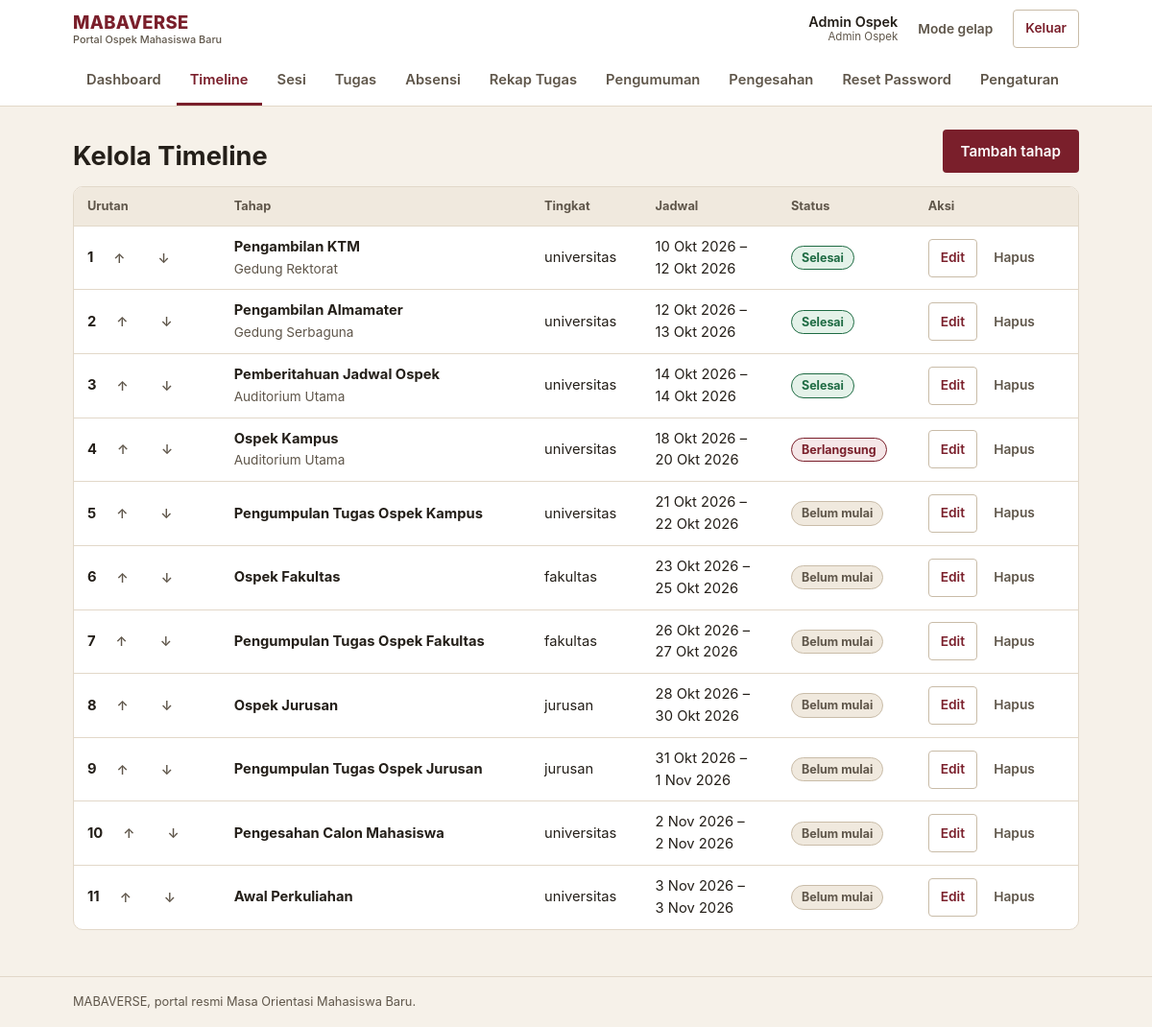
The app's page /admin/timeline (signed in) with its own data.
### tables this page shows
CREATE TABLE tahap_ospek (
    id INT AUTO_INCREMENT PRIMARY KEY,
    judul VARCHAR(255) NOT NULL,
    deskripsi TEXT,
    urutan INT NOT NULL,
    tanggal_mulai DATETIME NOT NULL,
    tanggal_selesai DATETIME NOT NULL,
    target_level ENUM('universitas', 'fakultas', 'jurusan') DEFAULT 'universitas',
    lokasi_text VARCHAR(255) DEFAULT NULL,
    lampiran VARCHAR(255) DEFAULT NULL,
    status ENUM('belum_mulai', 'berlangsung', 'selesai') DEFAULT 'belum_mulai',
    created_at TIMESTAMP DEFAULT CURRENT_TIMESTAMP,
    updated_at TIMESTAMP DEFAULT CURRENT_TIMESTAMP ON UPDATE CURRENT_TIMESTAMP
);

### controllers/AdminController.php (called while the page is built, shortened)
<?php
require_once __DIR__ . '/../models/Timeline.php';
class AdminController {
    public function timeline() {
        $timelineModel = new Timeline();
        $timelineModel->updateStatus();
        $timeline = $timelineModel->getAllTahap();
        include_once __DIR__ . '/../views/admin/timeline.php';
    }
}

### config/config.php (called while the page is built, shortened)
<?php
function generateCSRFToken() {
    return $_SESSION['csrf_token'] ?? '';
}
function e($value) {
    return htmlspecialchars((string)$value, ENT_QUOTES, 'UTF-8');
}
function status_meta($status) {
    $map = [
        'hadir'             => ['Hadir', 'ok'],
        'di_luar_radius'    => ['Di luar radius', 'warn'],
        'terlambat'         => ['Terlambat', 'warn'],
        'tidak_hadir'       => ['Tidak hadir', 'danger'],
        'izin'              => ['Izin', 'info'],
        'terkumpul'         => ['Terkumpul', 'info'],
        'revisi'            => ['Perlu revisi', 'warn'],
        'diterima'          => ['Diterima', 'ok'],
        'belum_dikumpulkan' => ['Belum dikumpulkan', 'neutral'],
        'disahkan'          => ['Disahkan', 'ok'],
        'belum_memenuhi'    => ['Belum memenuhi syarat', 'danger'],
        'belum_mulai'       => ['Belum mulai', 'neutral'],
        'berlangsung'       => ['Berlangsung', 'brand'],
        'selesai'           => ['Selesai', 'ok'],
        'normal'            => ['Normal', 'neutral'],
        'penting'           => ['Penting', 'warn'],
        'mendesak'          => ['Mendesak', 'danger'],
    ];
    if (isset($map[$status])) {
        return $map[$status];
    }
    return [ucwords(str_replace('_', ' ', (string)$status)), 'neutral'];
}
function format_tanggal($datetime, $dengan_waktu = true) {
    $ts = strtotime($datetime);
    $bulan = [1 => 'Jan', 'Feb', 'Mar', 'Apr', 'Mei', 'Jun', 'Jul', 'Agu', 'Sep', 'Okt', 'Nov', 'Des'];
    $hasil = date('j', $ts) . ' ' . $bulan[(int)date('n', $ts)] . ' ' . date('Y', $ts);
    return $hasil;
}
require_once __DIR__ . '/database.php';

### config/database.php (called while the page is built)
<?php
require_once __DIR__ . '/config.php';
class Database {
    private static $instance = null;
    private $pdo;
    private function __construct() {
        try {
            $dsn = "mysql:host=" . DB_HOST . ";dbname=" . DB_NAME . ";charset=" . DB_CHARSET;
            $options = [
                PDO::ATTR_ERRMODE => PDO::ERRMODE_EXCEPTION,
                PDO::ATTR_DEFAULT_FETCH_MODE => PDO::FETCH_ASSOC,
                PDO::ATTR_EMULATE_PREPARES => false,
            ];
            $this->pdo = new PDO($dsn, DB_USER, DB_PASS, $options);
        } catch (PDOException $e) {
            error_log('[MABAVERSE] Koneksi database gagal: ' . $e->getMessage());
            if (defined('APP_ENV') && APP_ENV === 'production') {
                throw new RuntimeException('Layanan database sedang tidak tersedia.');
            }
            die("Koneksi database gagal: " . $e->getMessage()
                . " — periksa DB_HOST/DB_USER/DB_PASS di config/config.local.php dan pastikan MySQL berjalan.");
        }
    }
    public static function getInstance() {
        if (self::$instance === null) {
            self::$instance = new self();
        }
        return self::$instance;
    }
    public function getConnection() {
        return $this->pdo;
    }
}

### models/Timeline.php (called while the page is built, shortened)
<?php
require_once __DIR__ . '/../config/config.php';
class Timeline {
    private $db;
    public function __construct() {
        $this->db = Database::getInstance()->getConnection();
    }
    public function getAllTahap($user_role = null, $user_fakultas_id = null, $user_jurusan_id = null) {
        $sql = "SELECT * FROM tahap_ospek WHERE 1=1";
        $params = [];
        $sql .= " ORDER BY urutan ASC";
        $stmt = $this->db->prepare($sql);
        $stmt->execute($params);
        return $stmt->fetchAll();
    }
}

### views/admin/timeline.php (the view, shortened to what this page needs)
<?php
include __DIR__ . '/../layouts/header.php';
?>
<div class="page-head">
    <div>
        <h1>Kelola Timeline</h1>
    </div>
    <div class="page-actions">
        <a class="btn" href="<?= BASE_URL ?>admin/tambah-tahap">Tambah tahap</a>
    </div>
</div>
<?php if (empty($timeline)): ?>
<div class="empty">
    <strong>Timeline masih kosong.</strong>
    Tambahkan tahap pertama dengan tombol "Tambah tahap" di atas.
</div>
<?php else: ?>
<div class="table-wrap">
    <table data-reorder data-csrf="<?= e(generateCSRFToken()) ?>" data-endpoint="<?= BASE_URL ?>api/reorderTahap">
        <thead>
            <tr>
                <th scope="col">Urutan</th>
                <th scope="col">Tahap</th>
                <th scope="col">Tingkat</th>
                <th scope="col">Jadwal</th>
                <th scope="col">Status</th>
                <th scope="col">Aksi</th>
            </tr>
        </thead>
        <tbody>
            <?php foreach ($timeline as $tahap): ?>
            <?php list($status_label, $status_tone) = status_meta($tahap['status']); ?>
            <tr data-id="<?= (int)$tahap['id'] ?>">
                <td>
                    <div class="action-row">
                        <strong><?= (int)$tahap['urutan'] ?></strong>
                        <button type="button" class="btn btn-sm btn-ghost" data-move="up" aria-label="Naikkan urutan <?= e($tahap['judul']) ?>">&uarr;</button>
                        <button type="button" class="btn btn-sm btn-ghost" data-move="down" aria-label="Turunkan urutan <?= e($tahap['judul']) ?>">&darr;</button>
                    </div>
                </td>
                <td>
                    <strong><?= e($tahap['judul']) ?></strong>
                    <?php if ($tahap['lokasi_text']): ?><br><span class="muted small"><?= e($tahap['lokasi_text']) ?></span><?php endif; ?>
                </td>
                <td><?= e($tahap['target_level']) ?></td>
                <td>
                    <?= e(format_tanggal($tahap['tanggal_mulai'], false)) ?> &ndash;<br>
                    <?= e(format_tanggal($tahap['tanggal_selesai'], false)) ?>
                </td>
                <td><span class="chip chip-<?= $status_tone ?>"><?= e($status_label) ?></span></td>
                <td>
                    <a class="btn btn-sm btn-outline" href="<?= BASE_URL ?>admin/edit-tahap/<?= (int)$tahap['id'] ?>">Edit</a>
                    <a class="btn btn-sm btn-ghost" href="<?= BASE_URL ?>admin/hapus-tahap/<?= (int)$tahap['id'] ?>"
                       data-confirm="Hapus tahap &quot;<?= e($tahap['judul']) ?>&quot;? Semua sesi dan tugas di dalamnya ikut terhapus.">Hapus</a>
                </td>
            </tr>
            <?php endforeach; ?>
        </tbody>
    </table>
</div>
<?php endif; ?>
<?php include __DIR__ . '/../layouts/footer.php'; ?>

### index.php (shortened to what this page needs)
<?php
require_once __DIR__ . '/config/config.php';
$segments = [];
if (isset($_GET['url']) && trim($_GET['url'], '/') !== '') {
    $segments = array_map(function ($s) {
        return preg_replace('/[^A-Za-z0-9_\-]/', '', $s);
    }, explode('/', trim($_GET['url'], '/')));
    $segments = array_values(array_filter($segments, function ($s) {
        return $s !== '';
    }));
}
$route = null;
$arg = null;
if (count($segments) >= 2) {
    $key = $segments[0] . '/' . $segments[1];
    if (isset($routes[$key])) {
        $route = $routes[$key];
        $arg = $segments[2] ?? null;
    }
}
list($controllerClass, $method, $methodWithArg) = array_pad($route, 3, null);
$controller = new $controllerClass();
if ($arg !== null) {
    $controller->$method($arg);
} else {
    $controller->$method();
}

### views/layouts/header.php (shortened to what this page needs)
<?php
$user_id = $_SESSION['user_id'] ?? null;
$user_nama = $_SESSION['user_nama'] ?? '';
$user_role = $_SESSION['user_role'] ?? '';
$current_path = isset($_GET['url']) ? trim($_GET['url'], '/') : '';
$role_label = [
    'maba' => 'Mahasiswa Baru',
    'panitia' => 'Panitia',
    'admin' => 'Admin Ospek',
    'superadmin' => 'Superadmin',
][$user_role] ?? '';
$nav_items = [];
if ($user_role === 'maba') {
    $nav_items = [
        ['Dashboard', 'dashboard', ['dashboard']],
        ['Timeline', 'timeline', ['timeline', 'detail-sesi', 'absen']],
        ['Tugas', 'tugas', ['tugas', 'submit-tugas', 'riwayat-tugas']],
        ['Pengumuman', 'pengumuman', ['pengumuman', 'detail-pengumuman']],
        ['Pengesahan', 'status-pengesahan', ['status-pengesahan']],
    ];
} elseif (in_array($user_role, ['admin', 'superadmin'], true)) {
    $nav_items = [
        ['Dashboard', 'admin/dashboard', ['admin', 'admin/dashboard']],
        ['Timeline', 'admin/timeline', ['admin/timeline', 'admin/tambah-tahap', 'admin/edit-tahap']],
        ['Sesi', 'admin/sesi', ['admin/sesi', 'admin/tambah-sesi', 'admin/edit-sesi']],
        ['Tugas', 'admin/tugas', ['admin/tugas', 'admin/tambah-tugas', 'admin/edit-tugas']],
        ['Absensi', 'admin/rekap-absensi', ['admin/rekap-absensi', 'admin/verifikasi-absensi']],
        ['Rekap Tugas', 'admin/rekap-tugas', ['admin/rekap-tugas', 'admin/verifikasi-tugas']],
        ['Pengumuman', 'admin/pengumuman', ['admin/pengumuman', 'admin/tambah-pengumuman', 'admin/edit-pengumuman']],
        ['Pengesahan', 'admin/pengesahan', ['admin/pengesahan', 'admin/proses-pengesahan']],
    ];
    $nav_items[] = ['Reset Password', 'admin/reset-permintaan', ['admin/reset-permintaan']];
    $nav_items[] = ['Pengaturan', 'admin/pengaturan', ['admin/pengaturan']];
}
?>
<!DOCTYPE html>
<html lang="id">
<head>
<link rel="stylesheet" href="<?= BASE_URL ?>assets/css/style.css">
</head>
<body class="role-<?= e($user_role !== '' ? $user_role : 'public') ?>">
<header class="topbar">
    <div class="topbar-inner">
        <a class="brand" href="<?= BASE_URL ?>">MABAVERSE<span class="brand-sub">Portal Ospek Mahasiswa Baru</span></a>
        <?php if ($user_id): ?>
        <div class="topbar-actions">
            <span class="user-chip">
                <span class="user-chip-nama"><?= e($user_nama) ?></span>
                <span class="user-chip-role"><?= e($role_label) ?></span>
            </span>
            <button type="button" class="btn btn-sm btn-ghost" id="theme-toggle" aria-pressed="false">Mode gelap</button>
            <a class="btn btn-sm btn-outline" href="<?= BASE_URL ?>logout">Keluar</a>
        </div>
        <?php endif; ?>
    </div>
    <?php if ($user_id && $nav_items): ?>
    <nav class="mainnav" aria-label="Navigasi utama">
        <?php foreach ($nav_items as $item): ?>
            <?php
            list($label, $href, $prefixes) = $item;
            $is_active = in_array($current_path, $prefixes, true);
            ?>
            <a class="mainnav-link<?= $is_active ? ' is-active' : '' ?>"
               href="<?= BASE_URL . $href ?>"
               <?= $is_active ? 'aria-current="page"' : '' ?>>
                <?= e($label) ?>
            </a>
        <?php endforeach; ?>
    </nav>
    <?php endif; ?>
</header>
<main id="konten" class="container">

### views/layouts/footer.php (shortened to what this page needs)
</main>
<footer class="site-footer">
    <div class="container">
        <p>MABAVERSE, portal resmi Masa Orientasi Mahasiswa Baru.</p>
    </div>
</footer>
</body>
</html>

### records on screen
tahap_ospek: urutan "1", judul "Pengambilan KTM", lokasi_text "Gedung Rektorat", target_level "universitas", tanggal_mulai "10 Okt 2026", tanggal_selesai "12 Okt 2026", status_label "Selesai"
tahap_ospek: urutan "2", judul "Pengambilan Almamater", lokasi_text "Gedung Serbaguna", target_level "universitas", tanggal_mulai "12 Okt 2026", tanggal_selesai "13 Okt 2026", status_label "Selesai"
tahap_ospek: urutan "3", judul "Pemberitahuan Jadwal Ospek", lokasi_text "Auditorium Utama", target_level "universitas", tanggal_mulai "14 Okt 2026", tanggal_selesai "14 Okt 2026", status_label "Selesai"
tahap_ospek: urutan "4", judul "Ospek Kampus", lokasi_text "Auditorium Utama", target_level "universitas", tanggal_mulai "18 Okt 2026", tanggal_selesai "20 Okt 2026", status_label "Berlangsung"
tahap_ospek: urutan "5", judul "Pengumpulan Tugas Ospek Kampus", target_level "universitas", tanggal_mulai "21 Okt 2026", tanggal_selesai "22 Okt 2026", status_label "Belum mulai"
tahap_ospek: urutan "6", judul "Ospek Fakultas", target_level "fakultas", tanggal_mulai "23 Okt 2026", tanggal_selesai "25 Okt 2026", status_label "Belum mulai"
tahap_ospek: urutan "7", judul "Pengumpulan Tugas Ospek Fakultas", target_level "fakultas", tanggal_mulai "26 Okt 2026", tanggal_selesai "27 Okt 2026", status_label "Belum mulai"
tahap_ospek: urutan "8", judul "Ospek Jurusan", target_level "jurusan", tanggal_mulai "28 Okt 2026", tanggal_selesai "30 Okt 2026", status_label "Belum mulai"
tahap_ospek: urutan "9", judul "Pengumpulan Tugas Ospek Jurusan", target_level "jurusan", tanggal_mulai "31 Okt 2026", tanggal_selesai "1 Nov 2026", status_label "Belum mulai"
tahap_ospek: urutan "10", judul "Pengesahan Calon Mahasiswa", target_level "universitas", tanggal_mulai "2 Nov 2026", tanggal_selesai "2 Nov 2026", status_label "Belum mulai"
tahap_ospek: urutan "11", judul "Awal Perkuliahan", target_level "universitas", tanggal_mulai "3 Nov 2026", tanggal_selesai "3 Nov 2026", status_label "Belum mulai"

### other values on screen
$user_nama "Admin Ospek"
$role_label "Admin Ospek"
$label "Dashboard"
$label "Timeline"
$label "Sesi"
$label "Tugas"
$label "Absensi"
$label "Rekap Tugas"
$label "Pengumuman"
$label "Pengesahan"
$label "Reset Password"
$label "Pengaturan"
